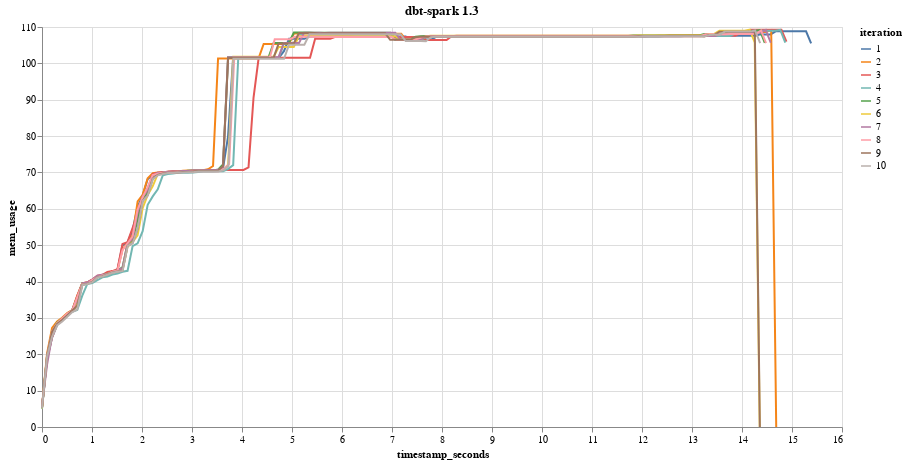

The cell this chart's notebook holds for it:
### Markdown cell above
## 1.3.latest

### Code cell
df = pd.DataFrame(columns=["mem_usage", "timestamp", "timestamp_seconds", "iteration"])

for _ in range(10):
    if os.path.exists(f"{cwd}/dbt/data.dat"):
        os.remove(f"{cwd}/dbt/data.dat")

    cmd = f"docker run --env-file .env -t --rm -v {cwd}/dbt:/app dbt_spark_13 mprof run --output data.dat dbt run"
    p = subprocess.Popen(cmd, shell=True, stdout=subprocess.DEVNULL)
    p.wait()
    print(f"Run {_ + 1} completed.")
    raw = read_mprof_file(f"{cwd}/dbt/data.dat", iteration = _ + 1)
    raw_df = pd.DataFrame.from_dict(raw)
    raw_df["timestamp_seconds"] = raw_df["timestamp"] - raw_df["timestamp"][0]
    df = pd.concat([df, raw_df])

alt.Chart(df).mark_line().encode(
    x="timestamp_seconds", y="mem_usage", color="iteration:N"
).properties(
    width=800, height=400, title="dbt-spark 1.3"
)

### Figure 1 — Vega-Lite specification as saved in the notebook (floating-point values rounded to 4 significant figures; data arrays with more than 128 entries replaced by an {"elided": "..."} marker saying what was removed)
{"$schema": "https://vega.github.io/schema/vega-lite/v4.17.0.json", "config": {"view": {"continuousHeight": 300, "continuousWidth": 400}}, "data": {"name": "data-b52954ef8ebadd7c42b4f8933cd2efd9"}, "datasets": {"data-b52954ef8ebadd7c42b4f8933cd2efd9": {"elided": "1457 records"}}, "encoding": {"color": {"field": "iteration", "type": "nominal"}, "x": {"field": "timestamp_seconds", "type": "quantitative"}, "y": {"field": "mem_usage", "type": "quantitative"}}, "height": 400, "mark": "line", "title": "dbt-spark 1.3", "width": 800}
